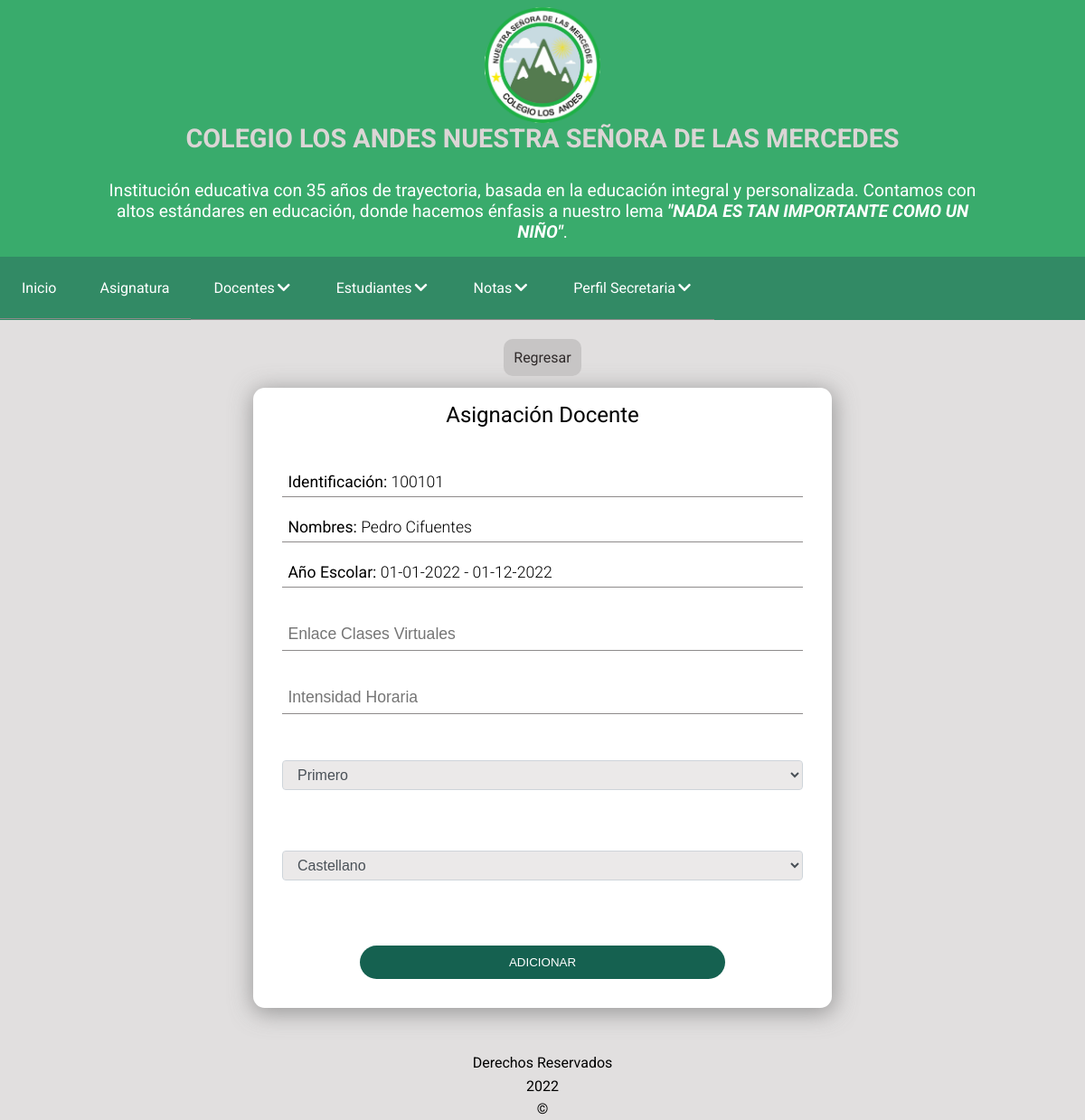
The app's page /principal.php?CONTENIDO=layout/components/docente/form-asignacion-docente-create.php&accion=crear&id=2 (signed in), older data.
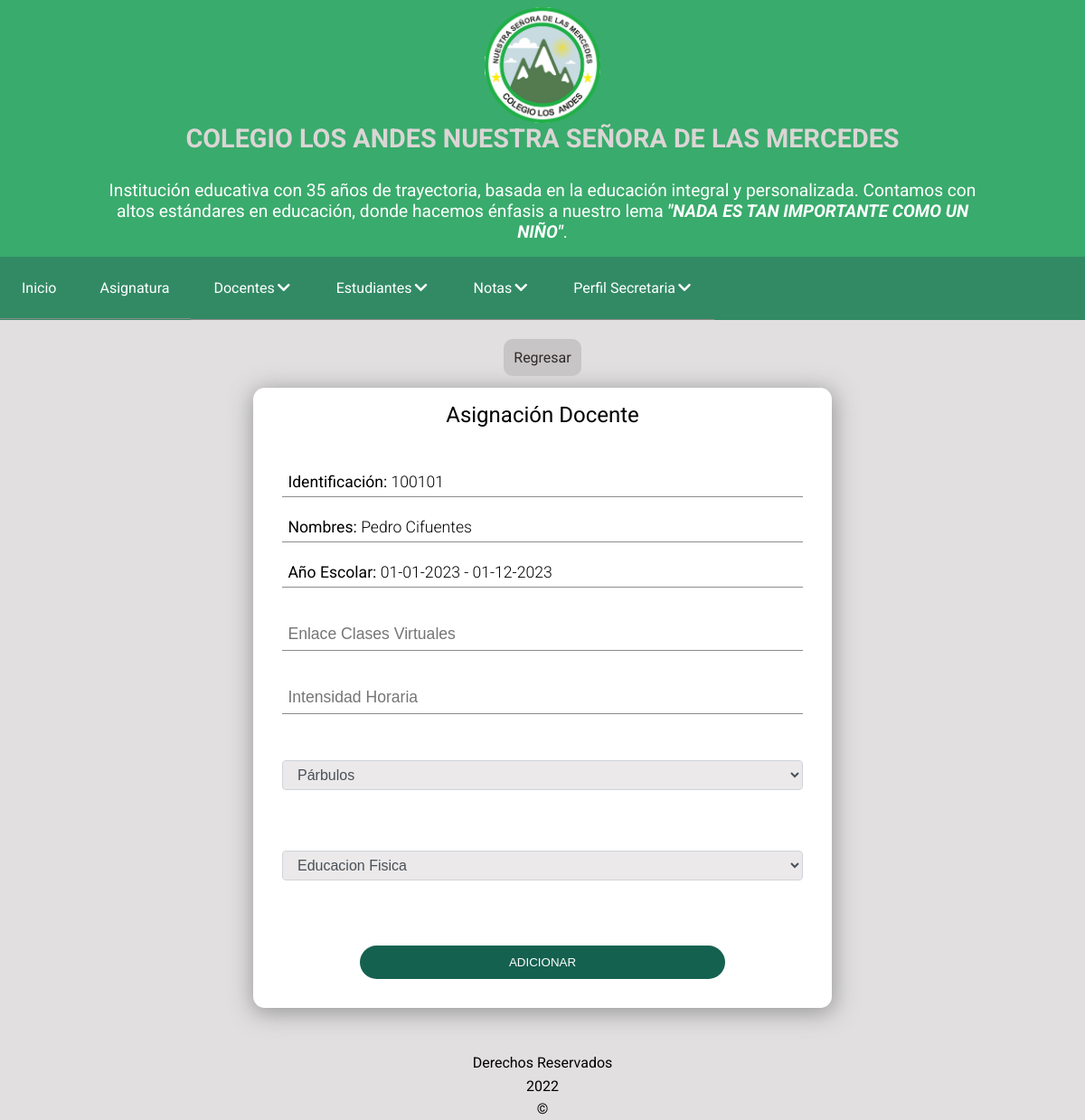
The same page, newer data.
### tables this page shows
CREATE TABLE menu (
    id int(4) NOT NULL AUTO_INCREMENT PRIMARY KEY,
    nombre VARCHAR(60) NOT NULL,
    ruta VARCHAR(200) NULL,
    tipo INT(2) NOT NULL,
    es_hijo INT(4) NULL,
    posicion INT(4) NOT NULL,
    INDEX (es_hijo),
    FOREIGN KEY (es_hijo) REFERENCES menu(id)
);

CREATE TABLE roles (
    id INT(4) NOT NULL AUTO_INCREMENT PRIMARY KEY,
    nombre VARCHAR(20) NOT NULL,
    valor CHAR(3) NOT NULL
);

CREATE TABLE usuario (
    id INT(4) NOT NULL AUTO_INCREMENT PRIMARY KEY,
    identificacion varchar(10) NOT NULL UNIQUE,
    nombres varchar(50) NOT NULL,
    apellidos varchar(50) NOT NULL,
    telefono varchar(10) NULL,
    email varchar(50) NOT NULL,
    direccion varchar(30) DEFAULT NULL,
    clave varchar(40) DEFAULT NULL,
    rol_id INT(4) NOT NULL,
    estado INT(1) NOT NULL,
    INDEX (rol_id),
    FOREIGN KEY usuario(rol_id) REFERENCES roles(id) ON DELETE RESTRICT ON UPDATE CASCADE
);

CREATE TABLE anio_escolar (
    id int(4) NOT NULL AUTO_INCREMENT PRIMARY KEY,
    inicio DATETIME NOT NULL,
    fin DATETIME NOT NULL,
    id_institucion INT(4) NOT NULL,
    estado INT(4) NOT NULL,
    FOREIGN KEY anio_escolar(id_institucion) REFERENCES institucion_educativa(id) ON DELETE RESTRICT ON UPDATE CASCADE
);

### logica/clases/Menu.php (called while the page is built, shortened)
<?php
class Menu
{
    protected $id;
    protected $nombre;
    protected $ruta;
    protected $tipo;
    protected $es_hijo;
    public function __construct($campo, $valor)
    {
        if ($campo != null) {
            $this->id = $campo['id'];
            $this->nombre = $campo['nombre'];
            $this->ruta = $campo['ruta'];
            $this->tipo = $campo['tipo'];
            $this->es_hijo = $campo['es_hijo'];
        }
    }
    public function getId()
    {
        return $this->id;
    }
    public function getNombre()
    {
        return $this->nombre;
    }
    public function getRuta()
    {
        return $this->ruta;
    }
    public function getTipo()
    {
        return $this->tipo;
    }
    public function getEsHijo()
    {
        return $this->es_hijo;
    }
    public static function getLista($filtro, $orden)
    {
        if ($filtro == null || $filtro == '') $filtro = '';
        else $filtro = " WHERE $filtro";
        if ($orden == null || $orden == '') $orden = '';
        else $orden = " ORDER BY $orden";
        $cadenaSQL = "SELECT id, nombre, ruta, tipo, es_hijo, posicion FROM menu $filtro $orden";
        return ConectorBD::ejecutarQuery($cadenaSQL);
    }
    public static function getListaEnObjetos($filtro, $orden)
    {
        $resultado = Menu::getLista($filtro, $orden);
        $lista = array();
        foreach ($resultado as $key) {
            $menu = new Menu($key, null);
            array_push($lista, $menu);
        }
        return $lista;
    }
}

### logica/clasesGenericas/ConectorBD.php (called while the page is built, shortened)
<?php
class ConectorBD
{
    private $servidor;
    private $puerto;
    private $baseDatos;
    private $controlador;
    private $usuario;
    private $clave;
    public function __construct()
    {
        $ruta = dirname(__FILE__) . '/../../configuracion.ini';
        if (!file_exists($ruta)) {
            echo 'Error: No existe el archivo de configuracion de conexion a la base de datos. Nombre del archivo: ' . $ruta;
        } else {
            $parametros = parse_ini_file($ruta);
            if (!$parametros) {
                echo 'Error: no se pudo procesar el archivo de configuracion. Nombre del archivo: ' . $ruta;
            } else {
                $this->servidor = $parametros['servidor'];
                $this->puerto = $parametros['puerto'];
                $this->baseDatos = $parametros['baseDatos'];
                $this->controlador = $parametros['controlador'];
                $this->usuario = $parametros['usuario'];
                $this->clave = $parametros['clave'];
            }
        }
    }
    public function conectar()
    {
        try {
            $this->conexion = new PDO("$this->controlador:host=$this->servidor;port=$this->puerto;dbname=$this->baseDatos", $this->usuario, $this->clave);
            return true;
        } catch (Exception $exc) {
            echo 'No se pudo conectar a la base de datos. ' . $exc->getMessage();
            return false;
        }
    }
    public static function ejecutarQuery($cadenaSQL)
    {
        $conectorBD = new ConectorBD();
        if ($conectorBD->conectar()) {
            $sentencia = $conectorBD->conexion->prepare($cadenaSQL);
            if (!$sentencia->execute()) $consulta = false;
            else {
                $consulta = $sentencia->fetchAll();
            }
        } else  echo 'No se pudo conectar con la base de datos.';
        return $consulta;
    }
}

### logica/clases/Permiso.php (called while the page is built, shortened)
<?php
class Permiso
{
    protected $estado;
    public function __construct($campo, $valor)
    {
        if ($campo != null) {
            $this->estado = $campo['estado'];
        }
    }
    public function getEstado()
    {
        return $this->estado;
    }
    public static function getLista($filtro, $orden)
    {
        if ($filtro == null || $filtro == '') $filtro = '';
        else $filtro = " WHERE $filtro";
        if ($orden == null || $orden == '') $orden = '';
        else $orden = " ORDER BY $orden";
        $cadenaSQL = "SELECT id, id_rol, id_menu, estado FROM permisos $filtro $orden";
        return ConectorBD::ejecutarQuery($cadenaSQL);
    }
    public static function getListaEnObjetos($filtro, $orden)
    {
        $resultado = Permiso::getLista($filtro, $orden);
        $lista = array();
        foreach ($resultado as $key) {
            $permisos = new Permiso($key, null);
            array_push($lista, $permisos);
        }
        return $lista;
    }
}

### logica/clases/Usuario.php (called while the page is built, shortened)
<?php
class Usuario
{
    protected $identificacion;
    protected $nombres;
    protected $apellidos;
    protected $rol_id;
    public function __construct($campo, $valor)
    {
        if ($campo != null) {
            if (!is_array($campo)) {
                $cadenaSQL = "select id, identificacion, nombres, apellidos, telefono, email, direccion, clave, rol_id, estado from usuario where $campo=$valor";
                $campo = ConectorBD::ejecutarQuery($cadenaSQL)[0];
            }
            $this->identificacion = $campo['identificacion'];
            $this->nombres = $campo['nombres'];
            $this->apellidos = $campo['apellidos'];
            $this->rol_id = $campo['rol_id'];
        }
    }
    public function getIdentificacion()
    {
        return $this->identificacion;
    }
    public function getRolId()
    {
        return $this->rol_id;
    }
    public function __toString()
    {
        return $this->nombres . ' ' . $this->apellidos;
    }
}

### logica/clases/Rol.php (called while the page is built, shortened)
<?php
class Rol
{
    protected $nombre;
    public function __construct($campo, $valor)
    {
        if ($campo != null) {
            if (!is_array($campo)) {
                $cadenaSQL = "SELECT id, nombre, valor FROM roles WHERE $campo=$valor";
                $campo = ConectorBD::ejecutarQuery($cadenaSQL)[0];
            }
            $this->nombre = $campo['nombre'];
        }
    }
    public function getNombre()
    {
        return $this->nombre;
    }
    public static function getLista($filtro, $orden)
    {
        if ($filtro == null || $filtro == '') $filtro = '';
        else $filtro = " WHERE $filtro";
        if ($orden == null || $orden == '') $orden = '';
        else $orden = " ORDER BY $orden";
        $cadenaSQL = "SELECT id, nombre, valor FROM roles $filtro $orden";
        return ConectorBD::ejecutarQuery($cadenaSQL);
    }
    public static function getListaEnObjetos($filtro, $orden)
    {
        $resultado = Rol::getLista($filtro, $orden);
        $lista = array();
        foreach ($resultado as $key) {
            $rol = new Rol($key, null);
            array_push($lista, $rol);
        }
        return $lista;
    }
}

### logica/clases/AnioEscolar.php (called while the page is built, shortened)
<?php
class AnioEscolar
{
    protected $inicio;
    protected $fin;
    public function __construct($campo, $valor)
    {
        if ($campo != null) {
            $this->inicio = $campo['inicio'];
            $this->fin = $campo['fin'];
        }
    }
    public function __toString()
    {
        return Generalidades::convertDate($this->inicio, false)  . ' - ' . Generalidades::convertDate($this->fin, false);
    }
    public static function getLista($filtro, $orden)
    {
        if ($filtro == null || $filtro == '') $filtro = '';
        else $filtro = " WHERE $filtro";
        if ($orden == null || $orden == '') $orden = '';
        else $orden = " ORDER BY $orden";
        $cadenaSQL = "SELECT id, inicio, fin, id_institucion, estado FROM anio_escolar $filtro $orden";
        return ConectorBD::ejecutarQuery($cadenaSQL);
    }
    public static function getListaEnObjetos($filtro, $orden)
    {
        $resultado = AnioEscolar::getLista($filtro, $orden);
        $lista = array();
        for ($i = 0; $i < count($resultado); $i++) {
            $anioEscolar = new AnioEscolar($resultado[$i], null);
            $lista[$i] = $anioEscolar;
        }
        return $lista;
    }
}

### logica/clasesGenericas/Generalidades.php (called while the page is built, shortened)
<?php
class Generalidades
{
    public static function convertDate($datetime, $convert)
    {
        $fechaInicio = new DateTime($datetime);
        $date = '';
        if ($convert) {
            $date = $fechaInicio->format('Y-m-d H:i:s');
        } else {
            $date = $fechaInicio->format('d-m-Y');
        }
        return $date;
    }
}

### layout/components/docente/form-asignacion-docente-create.php (the view, shortened to what the rows shown need)
<?php
$arrayAnioEscolar = AnioEscolar::getListaEnObjetos('estado=1', null)[0];
if (isset($_REQUEST['id'])) {
    $arrayUsuario = new Usuario('id', $_REQUEST['id']);
}
?>
<div class="as-form-content">
    <form name="formulario" method="post" action="principal.php?CONTENIDO=layout/components/docente/form-asignacion-docente-action.php" autocomplete="off">
        <div class="as-form-margin">
            <h2>Asignación Docente</h2>
            <div class="as-form-fields">
                <div class="as-form-input">
                    <label class="show-label"><span>Identificación: </span><?= $arrayUsuario->getIdentificacion() ?></label>
                </div>
                <div class="as-form-input">
                    <label class="show-label"><span>Nombres: </span><?= $arrayUsuario->__toString() ?></label>
                </div>
                <div class="as-form-input">
                    <label class="show-label"><span>Año Escolar: </span><?= $arrayAnioEscolar->__toString() ?></label>
                </div>
            </div>
        </div>
    </form>
</div>

### principal.php (shortened to what the rows shown need)
<?php
$USUARIO = unserialize($_SESSION['usuario']);
$roles = Rol::getListaEnObjetos("id={$USUARIO->getRolId()}", null)[0];
?>
<!doctype html>
<html>
<head>
    <link rel="stylesheet" type="text/css" href="layout/css/main.css">
    <link rel="stylesheet" href="https://cdnjs.cloudflare.com/ajax/libs/font-awesome/5.15.4/css/all.min.css">
    <link rel="stylesheet" href="//code.jquery.com/ui/1.12.1/themes/base/jquery-ui.css">
</head>
<body>
    <nav class="as-main-nav">
        <ul class="as-menu" id="as-menu">
            <?php
            $menu = MenuLista::getMenu($USUARIO->getRolId());
            echo $menu;
            ?>
            <li class="menu__item as-dropdown-submenu"><a href="#" class="as-menu__link as-submenu-btn"> <span>Perfil <?php echo $roles->getNombre(); ?> </span> <i class="fas fa-chevron-down"></i></a>
            </li>
    </nav>
    <main class="as-layout">
        <?php include $_REQUEST['CONTENIDO']; ?>
    </main>
</body>
</html>

### logica/clasesGenericas/MenuLista.php
<?php
class MenuLista
{
    public static function getMenu($rol)
    {
        $listaMenu = '';
        $totalMenus = Menu::getListaEnObjetos(null, 'posicion');
        foreach ($totalMenus as $menu) {
            if ($menu->getTipo() == 1) {
                $listaMenu .= MenuLista::construirHijos($menu, $rol);
            }
        }
        return $listaMenu;
    }
    public static function construirHijos($item, $rol)
    {
        $permiso = Permiso::getListaEnObjetos("id_rol={$rol} AND id_menu={$item->getId()}", null);
        $tieneHijos = false;
        $hijoUnico = '';
        foreach ($permiso as $key) {
            if ($key->getEstado() == 1) {
                $hijoUnico .= '<li class="menu__item"><a href="' . $item->getRuta() . '" class="as-menu__link">' . $item->getNombre() . '</a></li>';
                $totalMenus = Menu::getListaEnObjetos(null, 'posicion');
                $listaHijos = '<li class="menu__item as-dropdown-submenu"><a href="' . $item->getRuta() . '" class="as-menu__link as-submenu-btn"> <span>' . $item->getNombre() . '</span> <i class="fas fa-chevron-down"></i></a><ul class="as-submenu">';
                foreach ($totalMenus as $menu) {
                    if ($menu->getEsHijo() == $item->getId() && $menu->getTipo() == 2) {
                        $permiso = Permiso::getListaEnObjetos("id_rol={$rol} AND id_menu={$menu->getId()}", null);
                        foreach ($permiso as $key) {
                            if ($key->getEstado() == 1) {
                                $listaHijos .= '<li class="menu__item"><a href="' . $menu->getRuta() . '" class="as-menu__link as-submenu-color">' . $menu->getNombre() . '</a></li>';
                            }
                        }
                        $tieneHijos = true;
                    }
                }
                $listaHijos .= '</ul> </li>';
            }
        }
        return $tieneHijos ? $listaHijos : $hijoUnico;
    }
}

Row changes from the older to the newer data that the page shows:
changed anio_escolar: $arrayAnioEscolar->__toString() "01-01-2022 - 01-12-2022" → "01-01-2023 - 01-12-2023"
Text that changed along with them:
form field id_grado: "Primero" → "Párbulos"
form field id_asignatura: "Castellano" → "Educacion Fisica"
